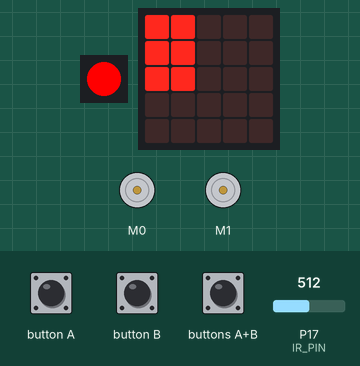
Recording of a program running on a simulated Calliope mini (MakeCode). Shown: 1 RGB LEDs in strip order, left to right, 2 × DC motor (green arrow = forward, orange = backward, longer = faster), the board's 5×5 LED display. Inputs (shaded band) come from the test bench; at power-on: P17 (IR_PIN) = 512 (analog values on the 0–1023 scale).

Above: at 1.2 s.
1.3 s: buttons A+B pressed for 0.15 s
At 5.2 s:
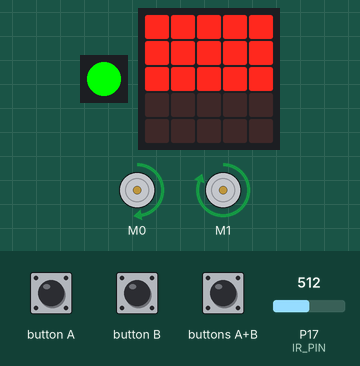
5.5 s: P17 (IR_PIN) set to 313
At 6.9 s:
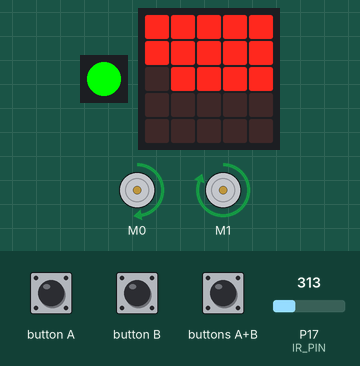
9.6 s: P17 (IR_PIN) set to 282
At 11.0 s:
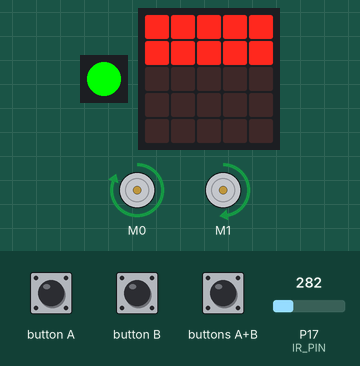
11.7 s: button B pressed for 0.15 s
At 12.9 s:
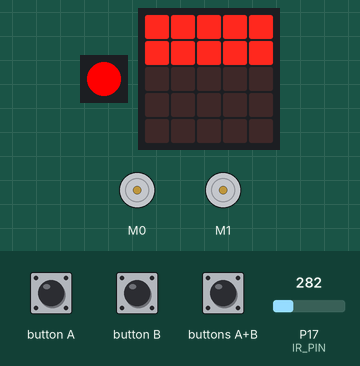
13.7 s: P17 (IR_PIN) set to 220
15.4 s: P17 (IR_PIN) set to 194
At 16.6 s:
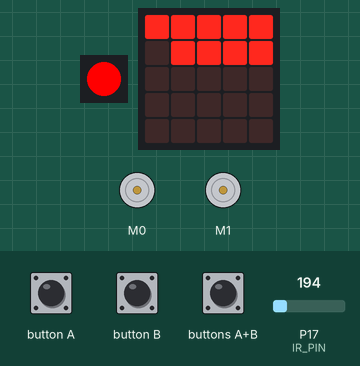
Timing chart, 0 to 18.4 s (numbered marks = the images above; inputs shaded):
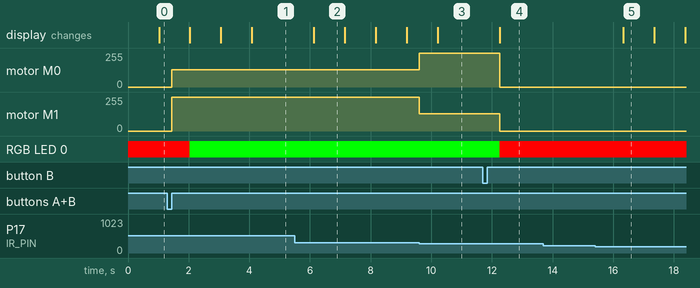

Measured:
- the behaviour switches between 300 and 299 on P17 (IR_PIN) (found by bisection; images 2 and 3)
- the behaviour switches between 202 and 201 on P17 (IR_PIN) (found by bisection; images 4 and 5)
- after the input at 1.3 s, motor M0: stopped → forward 128/255 after 0.15 s; motor M1: stopped → forward 255/255 after 0.15 s; the display: first changes after 0.74 s (image 1 shows a later state)
- after the input at 5.5 s, the display: changes after 0.63 s (image 2)
- after the input at 9.6 s, motor M0: forward 128/255 → forward 255/255 at once; motor M1: forward 255/255 → forward 128/255 at once
- after the input at 11.7 s, motor M0: forward 255/255 → stopped after 0.55 s; motor M1: forward 128/255 → stopped after 0.55 s; RGB LED 0: RGB(0, 255, 0) → RGB(255, 0, 0) after 0.55 s
- after the input at 13.7 s, every drawn part: stays the same
- after the input at 15.4 s, the display: changes after 0.94 s (image 5)

The program:

main.ts
```typescript
const IR_PIN = AnalogPin.C17; // const for the PIN
const motorA = Motor.M0; // easier typing
const motorB = Motor.M1; // easier typing
const motorAB = Motor.M0_M1; // easier typing

const BASE_SPEED = 50; // base speed
const max_ir_value = 1010; // my max value
const leds_in_row = 5;
const driveThreshold = 300;

let lastVals: number[] = [];

lastVals.fill(0, 0, 4);

let ir_sensor_data_raw = 0;

let driving = false;

// function for driving mechanics
function drive(data: number) {
    if (data >= driveThreshold) {
        motors.dualMotorPower(motorB, 100);
        motors.dualMotorPower(motorA, BASE_SPEED);
    } else {
        motors.dualMotorPower(motorA, 100);
        motors.dualMotorPower(motorB, BASE_SPEED);
    }
}

// Button B
input.onButtonEvent(Button.B, input.buttonEventClick(), () => driving = false);

// Button AB
input.onButtonEvent(Button.AB, input.buttonEventClick(), function () {
    driving = true;

    while (driving) {

        // ----------IR-Section----------
        ir_sensor_data_raw = pins.analogReadPin(IR_PIN); // read IR sensor data

        // ----------Motor-Section----------
        drive(ir_sensor_data_raw);

        basic.pause(1);
    }
});

// mainloop
basic.forever(() => {
    if (driving) {
        basic.setLedColor(Colors.Green);
    } else {
        basic.setLedColor(Colors.Red);
        motors.dualMotorPower(motorAB, 0);
    }

    for (let j = leds_in_row; j > 0; j--) {
        lastVals[j] = lastVals[j-1];
    }

    lastVals[0] = pins.analogReadPin(IR_PIN);

    for (let x = 0; x < leds_in_row; x++) {
        let tmpVal = (lastVals[x] / max_ir_value) * 5;

        for (let y = 0; y < leds_in_row; y++) {
            if (y <= tmpVal) led.plot(x, y);
            else led.unplot(x, y);
        }
    }

    basic.pause(1000);
});
```

test.ts
```typescript
// Hier kann man Tests durchführen; diese Datei wird nicht kompiliert, wenn dieses Paket als Erweiterung verwendet wird.
```
